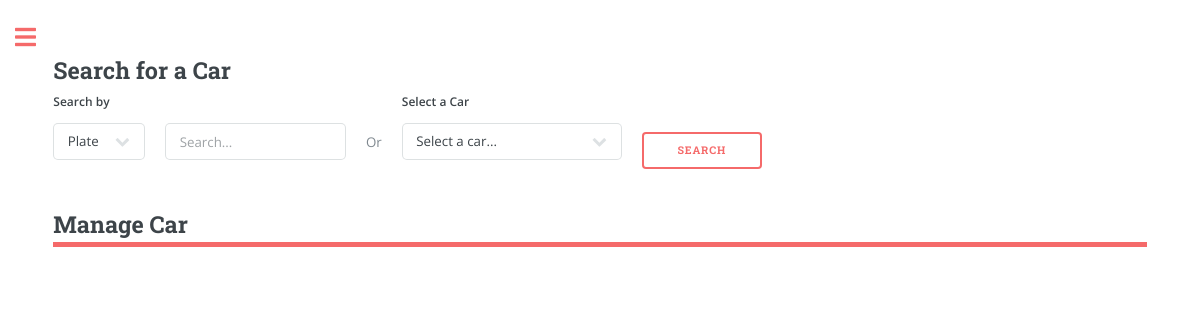
/garage_car?car_plate=112233 (signed in), run on an earlier commit of the app's database.
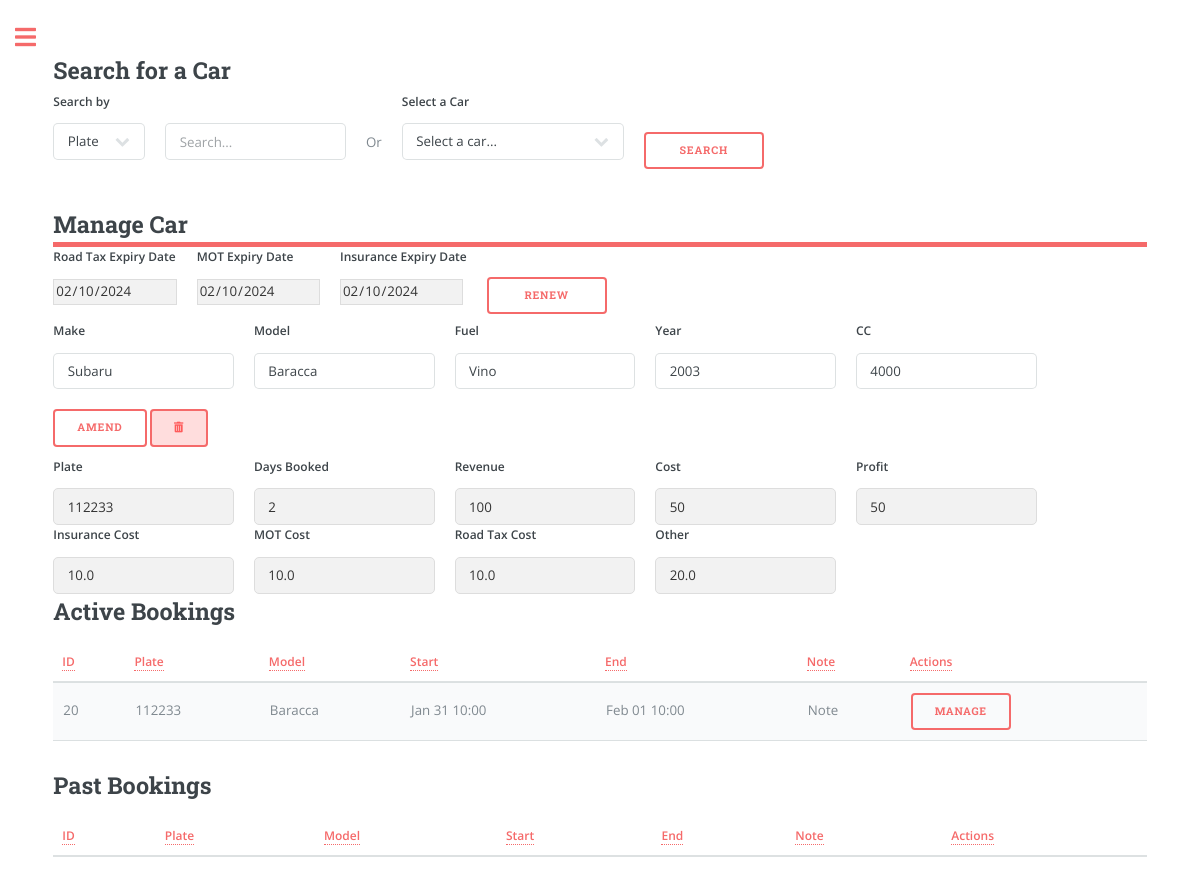
And on a later commit of the database.
### app/models.py (models this page shows, shortened)
class Car(db.Model):
    plate = db.Column(db.String(8), primary_key=True, index=True, unique=True)
    make = db.Column(db.String(15), index=True)
    model = db.Column(db.String(15), index=True)
    fuel = db.Column(db.String(8), index=True)
    year = db.Column(db.Integer, index=True)
    cc = db.Column(db.Integer, index=True)
    user_id = db.Column(db.Integer, db.ForeignKey('user.id'))
    days = db.Column(db.Integer, default=0, index=True)
    money = db.Column(db.Integer, default=0, index=True) # Referred as 'revenue'
    car_cost = db.Column(db.Integer, default=0, index=True)
    insurance_cost = db.Column(db.Float, default=0, index=True)
    insurance_expiry_date = db.Column(db.DateTime)
    mot_cost = db.Column(db.Float, default=0, index=True)
    mot_expiry_date = db.Column(db.DateTime)
    road_tax_cost = db.Column(db.Float, default=0, index=True)
    road_tax_expiry_date = db.Column(db.DateTime)
    renewal = db.relationship('Renewal', backref='car', lazy='dynamic')

class Booking(db.Model):
    id = db.Column(db.Integer, primary_key=True)
    start_datetime = db.Column(db.DateTime, nullable=False)
    end_datetime = db.Column(db.DateTime, nullable=False)
    car_plate = db.Column(db.String(8), db.ForeignKey('car.plate'), nullable=False)
    user_id = db.Column(db.Integer, db.ForeignKey('user.id'), nullable=False)
    note = db.Column(db.String(160))
    money = db.Column(db.Integer, default=0, index=True)
    car = db.relationship('Car', backref='bookings', lazy=True)
    contact_id = db.Column(db.Integer, db.ForeignKey('contacts.id', name='booking_contacts_id'), nullable=True)

### app/routes.py (the view, shortened to what this page needs)
@app.route('/garage_car', methods=['GET', 'POST'])
@login_required
def garage_car():
    user_cars = current_user.garage.all()
    current_datetime = datetime.utcnow()
    car_plate = request.args.get('car_plate')
    if car_plate:
                car_active_bookings = Booking.query.filter(
                    (Booking.car_plate == car_plate) &
                    (Booking.end_datetime > current_datetime)
                ).all()
                car_past_bookings = Booking.query.filter(
                    (Booking.car_plate == car_plate) &
                    (Booking.end_datetime <= current_datetime)
                ).all()
                selected_car = Car.query.filter_by(plate=car_plate).first()
                return render_template('garage_car.html', title='Car', page="garage_car", user_cars=user_cars, car_object=selected_car,
                                        active_bookings=car_active_bookings, past_bookings=car_past_bookings,
                                        user_name=current_user.username if current_user.is_authenticated else None)

### app/models.py (called while the page is built)
@login.user_loader
def load_user(id):
    return User.query.get(int(id))

### app/templates/garage_car.html (shortened to what this page needs)
{% extends "index.html" %}
{% block content %}
<link rel="stylesheet" href="{{ url_for('static', filename='css/custom.css') }}">
<h2>Search for a Car</h2>
<form action="/search" method="POST">
  <div class="row" style="margin-top: -20px;">
    <div class="col">
      <label for="search_type" class="form-label">Search by</label>
      <select class="form-select" id="search_type" name="search_type">
        <option value="plate">Plate</option>
      </select>
    </div>
    <div class="col">
      <input type="text" class="form-control" id="search_query" name="search_query" placeholder="Search...">
    </div>
    <div class="col">
      <p style="text-align: center; margin-top: 3em;">Or</p>
    </div>
    <div class="col">
      <label for="select_car" class="form-label">Select a Car</label>
      <select class="form-select" id="select_car" name="select_car">
        <option value="blank">Select a car...</option>
      </select>
    </div>
    <button type="submit" class="btn btn-danger" style="margin-top: 40px; width: 120px; padding-left: 0px; margin-left: 20px;">Search</button>
  </div>
</form>
<header id="header" style="padding: 0;">
    <h2>Manage Car</h2>
</header>
{% if car_object %}
<form method="POST" action="{{ url_for('renew', car_plate=car_object.plate) }}">
  <div class="row">
    <div class="col">
      <label for="road_tax_expiry_date" class="form-label">Road Tax Expiry Date</label>
      <input type="date" class="form-control" id="road_tax_expiry_date" name="road_tax_expiry_date"
                                                      value="{{ car_object.road_tax_expiry_date.strftime('%Y-%m-%d') if car_object.road_tax_expiry_date else None }}" readonly>
    </div>
    <div class="col">
      <label for="mot_expiry_date" class="form-label">MOT Expiry Date</label>
      <input type="date" class="form-control" id="mot_expiry_date" name="mot_expiry_date"
                                                        value="{{ car_object.mot_expiry_date.strftime('%Y-%m-%d') if car_object.mot_expiry_date else None }}" readonly>
    </div>
    <div class="col">
      <label for="insurance_expiry_date" class="form-label">Insurance Expiry Date</label>
      <input type="date" class="form-control" id="insurance_expiry_date" name="insurance_expiry_date"
                                              value="{{ car_object.insurance_expiry_date.strftime('%Y-%m-%d') if car_object.insurance_expiry_date else None }}" readonly>
    </div>
    <button type="submit" style="margin-top: 30px; width: 120px; padding-left: 0px; margin-left: 20px;">Renew</button>
  </div>
</form>
  <form method="POST" action="{{ url_for('garage_car') }}" id="manageForm" style="margin: 0 0 0em 0 !important;">
    <div class="row" style="margin-top: -20px;">
      <div class="col">
        <label for="car_make" class="form-label">Make</label>
        <input type="text" class="form-control" id="car_make" name="car_make" value="{{ car_object.make }}">
      </div>
      <div class="col">
        <label for="car_model" class="form-label">Model</label>
        <input type="text" class="form-control" id="car_model" name="car_model" value="{{ car_object.model }}">
      </div>
      <div class="col">
        <label for="car_fuel" class="form-label">Fuel</label>
        <input type="text" class="form-control" id="car_fuel" name="car_fuel" value="{{ car_object.fuel }}">
      </div>
      <div class="col">
        <label for="car_year" class="form-label">Year</label>
        <input type="text" class="form-control" id="car_year" name="car_year" value="{{ car_object.year }}">
      </div>
      <div class="col">
        <label for="car_cc" class="form-label">CC</label>
        <input type="text" class="form-control" id="car_cc" name="car_cc" value="{{ car_object.cc }}">
      </div>
    </div>
    <button type="button" class="btn btn-primary" onclick="confirmAmend('car')">Amend</button>
    <button type="button" class="btn btn-primary btn-delete" style="margin-top: 20px; margin-bottom: 10px;" onclick="confirmDelete('car')"><i class="fas fa-trash-alt"></i></button>
  </form>
  <div class="row">
    <div class="col">
      <label for="car_plate" class="form-label">Plate</label>
      <input type="text" class="form-control" id="car_plate" name="car_plate" value="{{ car_object.plate }}" readonly>
    </div>
    <div class="col">
      <label for="days" class="form-label">Days Booked</label>
      <input type="text" class="form-control" id="days" name="days" value="{{ car_object.days }}" readonly>
    </div>
    <div class="col">
      <label for="money" class="form-label">Revenue</label>
      <input type="text" class="form-control" id="money" name="money" value="{{ car_object.money }}" readonly>
    </div>
    <div class="col">
      <label for="car_cost" class="form-label">Cost</label>
      <input type="text" class="form-control" id="car_cost" name="car_cost" value="{{ car_object.car_cost }}" readonly>
    </div>
    <div class="col">
      <label for="profit" class="form-label">Profit</label>
      <input type="text" class="form-control" id="profit" name="profit" value="{{ car_object.money - car_object.car_cost }}" readonly>
    </div>
  </div>
  <div class="row">
    <div class="col">
      <label for="insurance_cost" class="form-label">Insurance Cost</label>
      <input type="text" class="form-control" id="insurance_cost" name="insurance_cost" value="{{ car_object.insurance_cost }}" readonly>
    </div>
    <div class="col">
      <label for="mot_cost" class="form-label">MOT Cost</label>
      <input type="text" class="form-control" id="mot_cost" name="mot_cost" value="{{ car_object.mot_cost }}" readonly>
    </div>
    <div class="col">
      <label for="road_tax_cost" class="form-label">Road Tax Cost</label>
      <input type="text" class="form-control" id="road_tax_cost" name="road_tax_cost" value="{{ car_object.road_tax_cost }}" readonly>
    </div>
    <div class="col">
      <label for="other" class="form-label">Other</label>
      <input type="text" class="form-control" id="other" name="other" value="{{ car_object.car_cost - (car_object.insurance_cost +
                                                                                car_object.mot_cost + car_object.road_tax_cost) }}" readonly>
    </div>
</div>
<h2>Active Bookings</h2>
<form action="{{ url_for('bookings_manage') }}" method="POST">
<table class="table" id="bookingTable">
  <thead>
    <tr>
      <th scope="col"><a href="#" class="sort-link" data-sort="id">ID</a></th>
      <th scope="col"><a href="#" class="sort-link" data-sort="plate">Plate</a></th>
      <th scope="col"><a href="#" class="sort-link" data-sort="model">Model</a></th>
      <th scope="col"><a href="#" class="sort-link" data-sort="start_datetime">Start</a></th>
      <th scope="col"><a href="#" class="sort-link" data-sort="end_datetime">End</a></th>
      <th scope="col"><a href="#" class="sort-link" data-sort="note">Note</a></th>
      <th scope="col"><a>Actions</a></th>
    </tr>
  </thead>
  <tbody>
    {% for booking in active_bookings %}
    <tr>
        <td data-sort="id">{{ booking.id }}</td>
        <td data-sort="plate">{{ booking.car.plate }}</td>
        <td data-sort="model">{{ booking.car.model }}</td>
        <td data-sort="start_datetime">{{ booking.start_datetime.strftime("%b %d %H:%M") }}</td>
        <td data-sort="end_datetime">{{ booking.end_datetime.strftime("%b %d %H:%M") }}</td>
        <td data-sort="note">
          {% if booking.note %}
          <span class="note-tooltip">
              Note
          </span>
      {% endif %}
        </td>
        <td>
            <button type="submit" class="btn btn-danger" name="manage_booking" value="{{ booking.id }}">Manage</button>
      </td>
    </tr>
    {% endfor %}
</tbody>
</table>
</form>
<h2>Past Bookings</h2>
<form action="{{ url_for('bookings_history') }}" method="POST" onsubmit="return confirm('Are you sure you want to delete this booking?');">
<table class="table" id="bookingTable">
  <thead>
    <tr>
      <th scope="col"><a href="#" class="sort-link" data-sort="id">ID</a></th>
      <th scope="col"><a href="#" class="sort-link" data-sort="plate">Plate</a></th>
      <th scope="col"><a href="#" class="sort-link" data-sort="model">Model</a></th>
      <th scope="col"><a href="#" class="sort-link" data-sort="start_datetime">Start</a></th>
      <th scope="col"><a href="#" class="sort-link" data-sort="end_datetime">End</a></th>
      <th scope="col"><a href="#" class="sort-link" data-sort="note">Note</a></th>
      <th scope="col"><a>Actions</a></th>
    </tr>
  </thead>
</table>
</form>
{% endif %}
{% endblock %}

### app/templates/index.html (shortened to what this page needs)
<!DOCTYPE HTML>
<html>
	<head>
		<link rel="stylesheet" href="{{url_for('static', filename='css/main.css')}}"/>
	</head>
	<body class="is-preload">
			<div id="wrapper">
					<div id="main">
						<div class="inner">
								<section id="banner">
									<div class="content">
										{% block content %} {% endblock %}
								</section>
						</div>
					</div>
			</div>
	</body>
</html>

### app/static/css/custom.css (style rules this page uses)
input[readonly] { background-color: #f2f2f2; color: #333; border: 1px solid #ddd; cursor: not-allowed; }

What changed in the data, as far as the page shows it:
added Car: road_tax_expiry_date "02/10/2024", mot_expiry_date "02/10/2024", insurance_expiry_date "02/10/2024", car_make "Subaru", car_model "Baracca", car_fuel "Vino", car_year "2003", car_cc "4000", car_plate "112233", days "2", money "100", car_cost "50", profit "50", insurance_cost "10.0", mot_cost "10.0", road_tax_cost "10.0", other "20.0"
added Booking: id "20", car.plate "112233", car.model "Baracca", start_datetime "Jan 31 10:00", end_datetime "Feb 01 10:00"
Also different on the page:
text now shown: "Road Tax Expiry Date MOT Expiry Date Insurance Expiry Date RENEW Make Model Fuel Year CC AMEND Plate Days Booked Revenue Cost Profit Insurance Cost MOT Cost Road Tax Cost Other Active Bookings ID Plate Model Start End Note Actions Past Bookings ID Plate Model Start End Note Actions"
